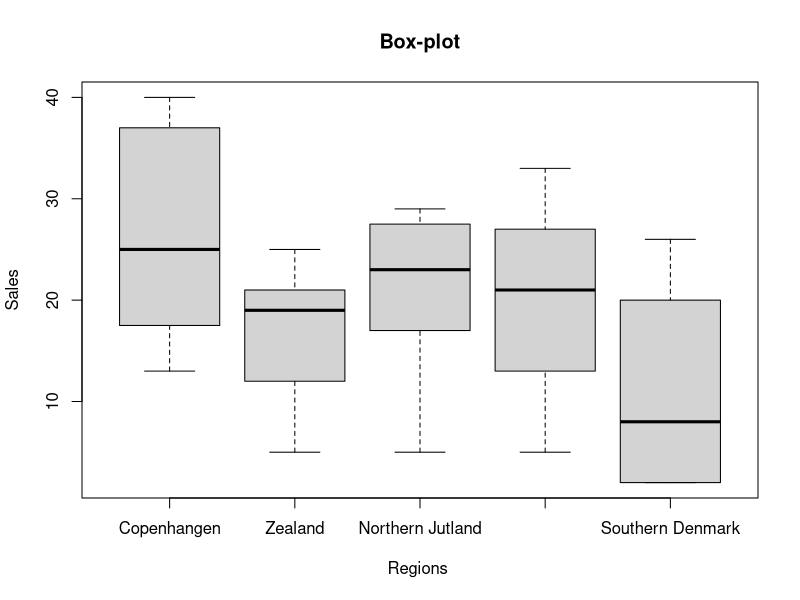
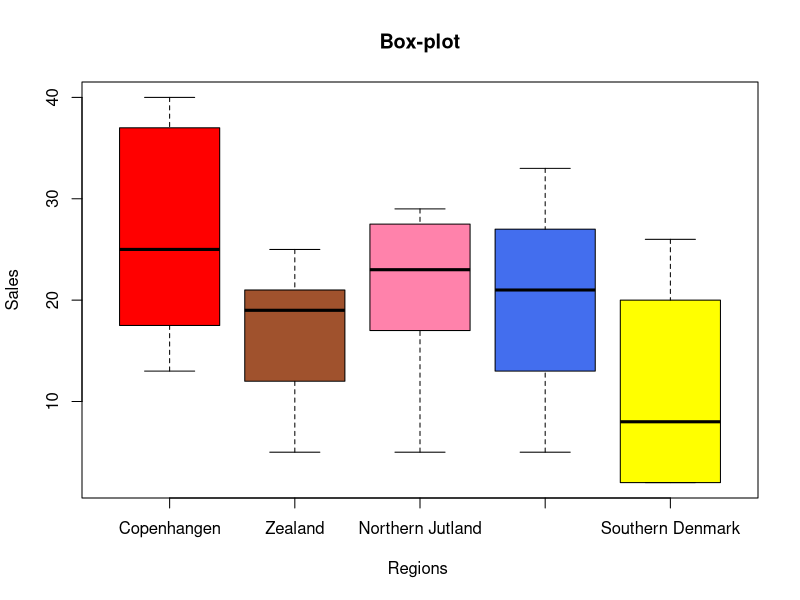
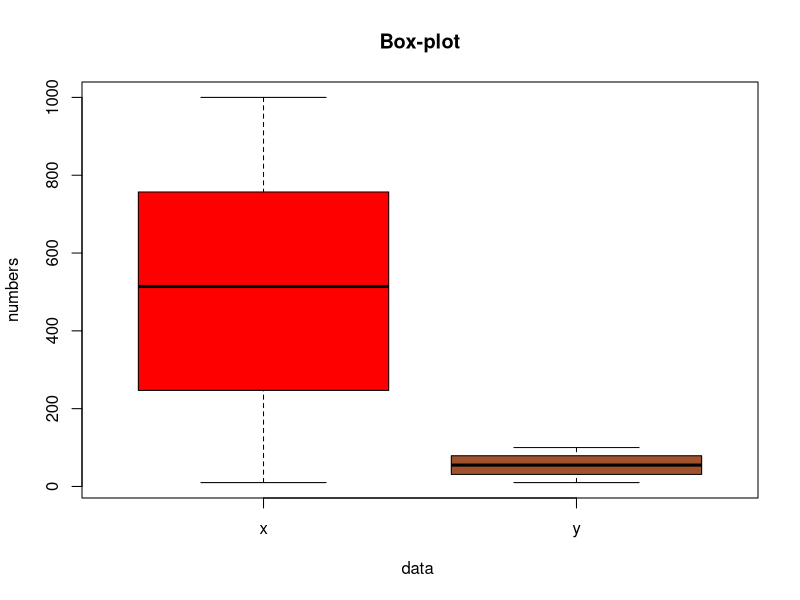
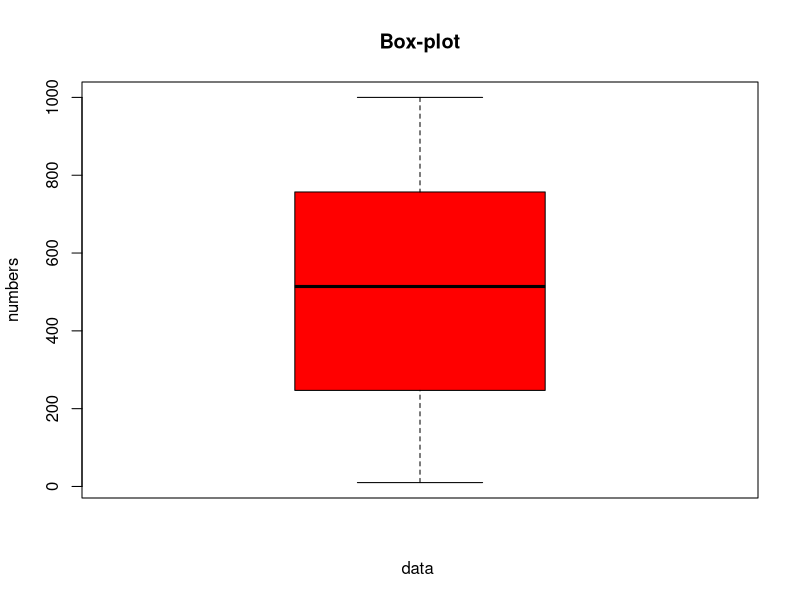
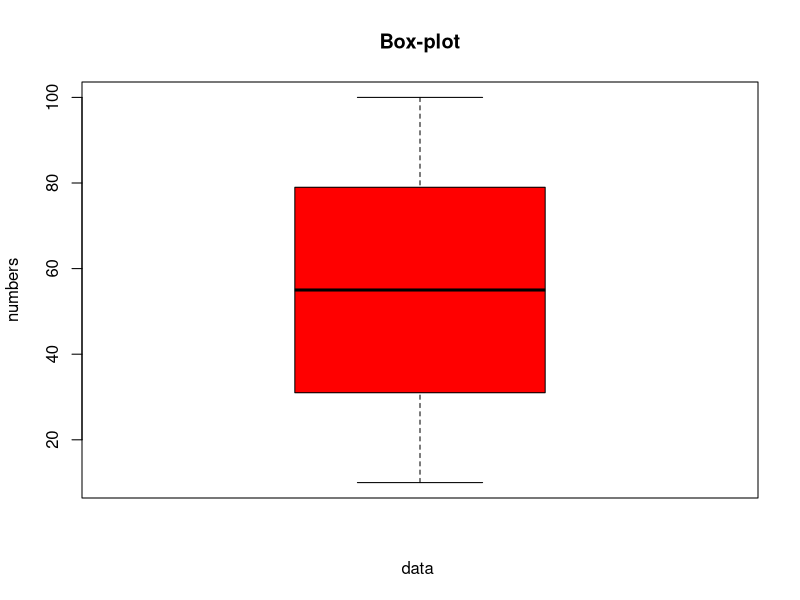

The R script that drew these images, in order:
## ---- chunk 1
library(tidyverse)
## ---- chunk 2
sales = c(85, 84, 80, 82, 60, 63, 65, 67, 70, 72, 75, 75)%>%sort()

## ---- chunk 3
quantile(sales, type = 6)
## ---- chunk 4
quantile(sales, type = 6, prob = c(0.44))
## ---- chunk 5
set.seed(123)

copenhagen = sample(seq(from = 10, to = 40, by = 3), size = 15, replace = T)
zealand = sample(seq(from = 5, to = 25, by = 2), size = 15, replace = T)
n_jutland = sample(seq(from = 5, to = 30, by = 3), size = 15, replace = T)
central_jutland = sample(seq(from = 5, to = 35, by = 4), size = 15, replace = T)
southern_denmark = sample(seq(from = 2, to = 28, by = 6), size = 15, replace = T)
data = data.frame(copenhagen, zealand, n_jutland, central_jutland, southern_denmark)
boxplot(data, lwd=1, main="Box-plot", xlab="Regions ", ylab="Sales",
names=c("Copenhangen","Zealand","Northern Jutland","Central Jutland","Southern Denmark"))

## ---- chunk 6

boxplot(data, lwd=1, main="Box-plot", xlab="Regions ", ylab="Sales",
names=c("Copenhangen","Zealand","Northern Jutland","Central Jutland","Southern Denmark"),
col = c("red","sienna","palevioletred1","royalblue2","yellow"))

## ---- chunk 7
apply(data, 2,  quantile)


data$copenhagen%>% quantile(type= 6)
data$zealand%>% quantile(type= 6)
data$n_jutland %>% quantile(type= 6)
data$central_jutland%>% quantile(type= 6)
data$southern_denmark%>% quantile(type= 6)


## ---- chunk 8
set.seed(213)
x = sample(seq(from = 10, to = 1000, by = 3), size = 1241, replace = T)
y = sample(seq(from = 10, to = 100, by = 3), size = 1241, replace = T)

## ---- chunk 9
n_x=length(x); n_y=length(y)

## ---- chunk 10
data_xy=cbind(x,y)

boxplot(data_xy, lwd=1, main="Box-plot", xlab="data ", ylab="numbers",
names=c("x","y"),
col = c("red","sienna"))


## ---- chunk 11
boxplot(x, lwd=1, main="Box-plot", xlab="data ", ylab="numbers",
names=c("x"),
col = c("red"))

boxplot(y, lwd=1, main="Box-plot", xlab="data ", ylab="numbers",
names=c("y"),
col = c("red"))
## ---- chunk 12

mean_x=sum(x)/n_x; mean(x)

mean_y=sum(y)/n_y; mean(y)

## ---- chunk 13

var_x=(sum((x-mean_x)^2))/(n_x-1);var_x

var_y=(sum((y-mean_y)^2))/(n_y-1);var_y


## ---- chunk 14
sd_x=sqrt(var_x)

sd_y= sqrt(var_y)

## ---- chunk 15
cv_x= sd_x/mean_x;cv_x

cv_y= sd_y/mean_y;cv_y
